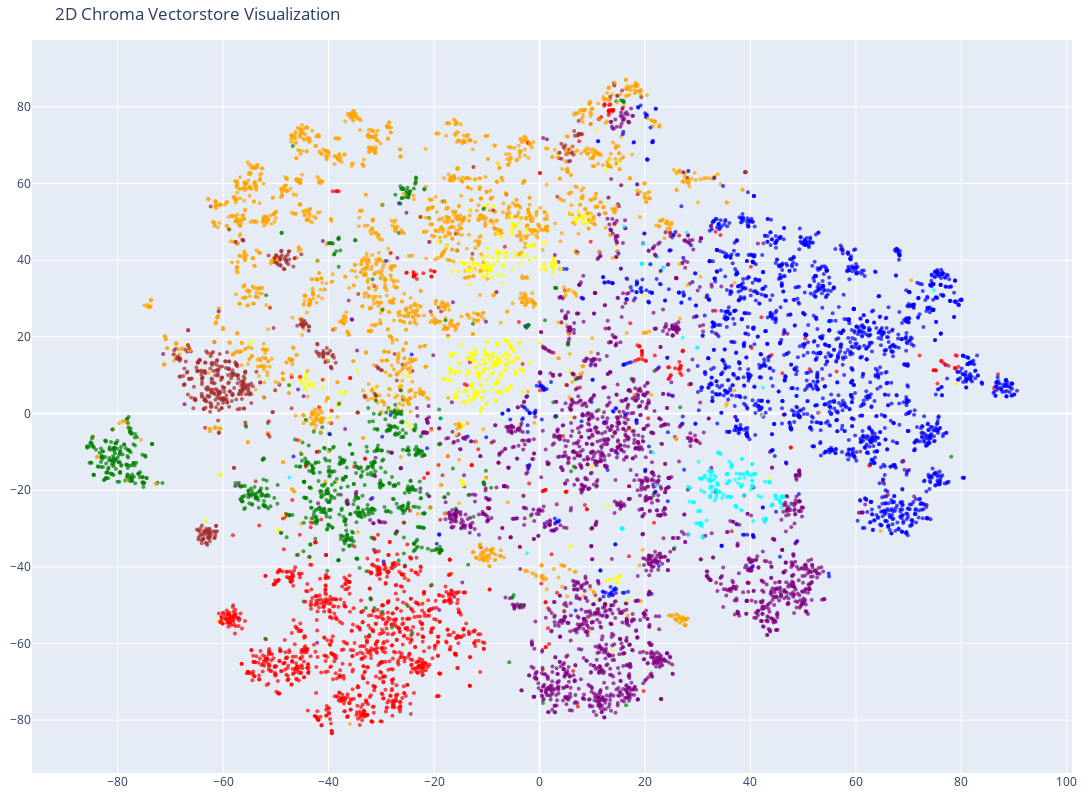

The notebook cell saved with this chart:
### Code cell
# Create the 2D scatter plot
fig = go.Figure(data=[go.Scatter(
    x=reduced_vectors[:, 0],
    y=reduced_vectors[:, 1],
    mode='markers',
    marker=dict(size=4, color=colors, opacity=0.7),
    text=[f"Category: {c}<br>Text: {d[:50]}..." for c, d in zip(categories, documents)],
    hoverinfo='text'
)])

fig.update_layout(
    title='2D Chroma Vectorstore Visualization',
    scene=dict(xaxis_title='x', yaxis_title='y'),
    width=1200,
    height=800,
    margin=dict(r=20, b=10, l=10, t=40)
)

fig.show()

### Figure 1 — Plotly figure (JSON) as saved in the notebook; plotly's stock layout.template omitted (floating-point values rounded to 4 significant figures; data arrays with more than 128 entries replaced by an {"elided": "..."} marker saying what was removed)
{"data": [{"hoverinfo": "text", "marker": {"color": {"elided": "10000 str values"}, "opacity": 0.7, "size": 4}, "mode": "markers", "text": {"elided": "10000 str values"}, "type": "scatter", "x": {"elided": "10000 float values"}, "y": {"elided": "10000 float values"}}], "layout": {"height": 800, "margin": {"b": 10, "l": 10, "r": 20, "t": 40}, "scene": {"xaxis": {"title": {"text": "x"}}, "yaxis": {"title": {"text": "y"}}}, "title": {"text": "2D Chroma Vectorstore Visualization"}, "width": 1200}}
